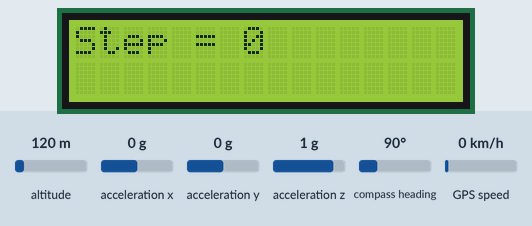
This sketch was run on a simulated Arduino Nano 33 IoT. Parts: 16×2 character LCD. The test bench sets the inputs (shaded band); at power-on: acceleration x 0 g, acceleration y 0 g, acceleration z 1 g, altitude 120 m, compass heading 90°, GPS speed 0 km/h. The GPS gets a fix after 3 s at 37.7749, -122.4194 with 8 satellites; what the sketch prints to the serial monitor is not drawn.

Above: at 1.2 s.
1.3 s: acceleration x set to -1.4 g
At 2.3 s:
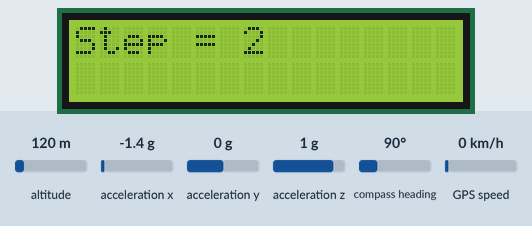
4.1 s: acceleration y set to -1.4 g
At 4.1 s:
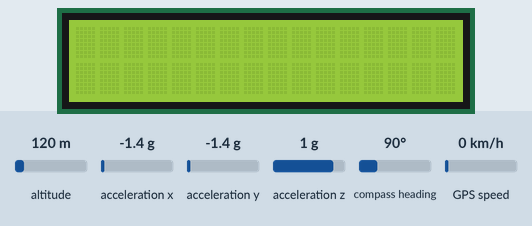
8.8 s: acceleration z set to 0 g
At 15.0 s:
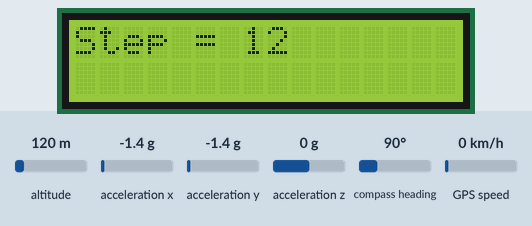
Timing chart, 0 to 16.5 s (numbered marks = the images above; inputs shaded):
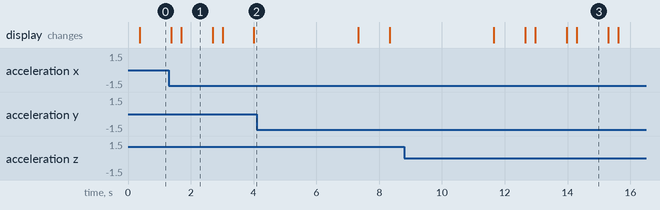

The sketch:

Final_program_optimized.ino
```cpp
#include <Arduino_LSM6DS3.h>
#include <SoftwareSerial.h>
#include <TinyGPS++.h>
#include <LiquidCrystal.h>

#define RX_PIN 12
#define TX_PIN 13

SoftwareSerial ss(RX_PIN, TX_PIN);
TinyGPSPlus gps;

int steps = 0;
int fallThreshold = 2; // adjust this value to change the fall detection sensitivity
unsigned long fallTime;
bool fallDetected = false;
float lat;
float lng;
bool displayValue1 = true;

LiquidCrystal lcd(11, 2, 3, 5, 6, 7);

void setup() {
  lcd.begin(16, 2);
  Serial.begin(9600);
  ss.begin(9600);
  if (!IMU.begin()) {
    Serial.println("Failed to initialize IMU!");
    while (1);
  }
}

void loop() {
  float xAcc, yAcc, zAcc, xGyr, yGyr, zGyr;

  while (ss.available() > 0) {
    if (gps.encode(ss.read())) {
      Serial.print("Longitude= ");
      Serial.println(gps.location.lng(), 2);
      Serial.print("Lattitude= ");
      Serial.println(gps.location.lat(), 2);
      delay(100);
    }
  }

  if (IMU.accelerationAvailable() && IMU.gyroscopeAvailable()) {
    IMU.readAcceleration(xAcc, yAcc, zAcc);
    float accMag = sqrtf(xAcc * xAcc + yAcc * yAcc + zAcc * zAcc);

    if (accMag > 1.10) {
      steps += 2;
      Serial.print("Step = ");
      Serial.println(steps);
      delay(100);
    }
   else {
      Serial.print("Step = ");
      Serial.println(steps);
      delay(100);
    }

    if (accMag > fallThreshold) {
      fallDetected = true;
      Serial.println("Fall = Potential fall detected");

      fallTime = millis();
      delay(3000); // delay 3 secs
      IMU.readAcceleration(xAcc, yAcc, zAcc);
      float accMag2 = sqrtf(xAcc * xAcc + yAcc * yAcc + zAcc * zAcc);
      if (accMag2 < 1.05) {
        Serial.println("Fall1 = Fall detected!");
        lcd.setCursor(0, 1);
        lcd.print("Fall detected");
        delay(600000);
        lcd.clear();
      } else {
        Serial.println("Fall2 = False positive!");
      }
      fallDetected = false;
    }
  }

  lcd.setCursor(0,0);
  lcd.print("Step = ");
  lcd.print(steps);
  delay(1000);
  lcd.clear();
}
```

Measured:
- after the input at 1.3 s, the display: first differs from a run without the input after 0.39 s (image 1)
- what the display in image 1 shows lasts 1.0 s, from 1.7 s to 2.7 s
